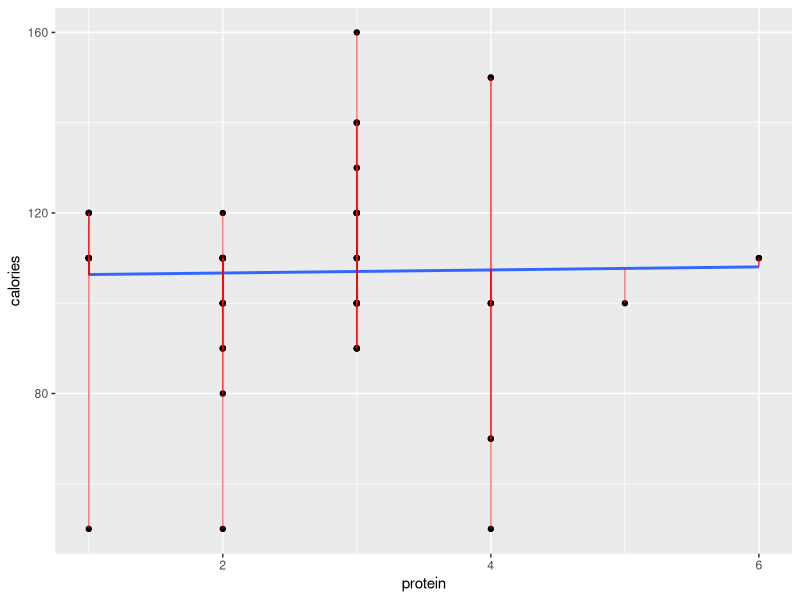
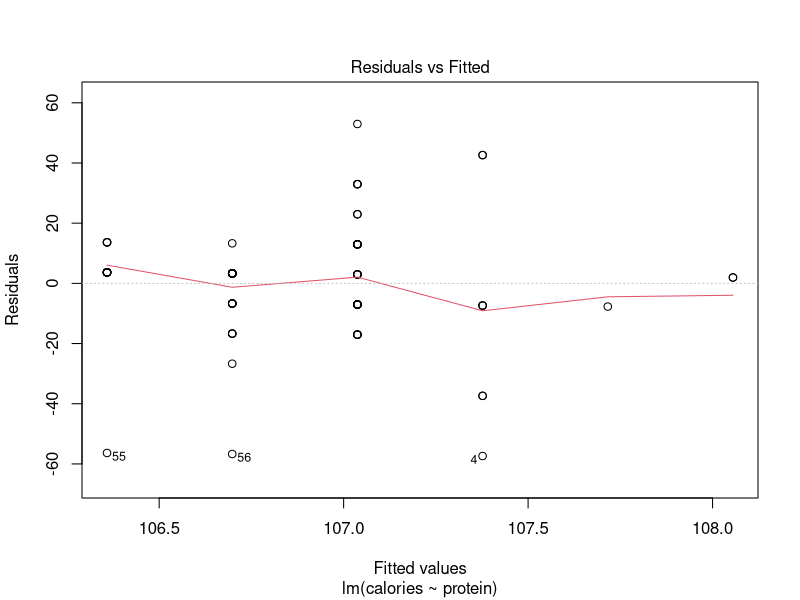
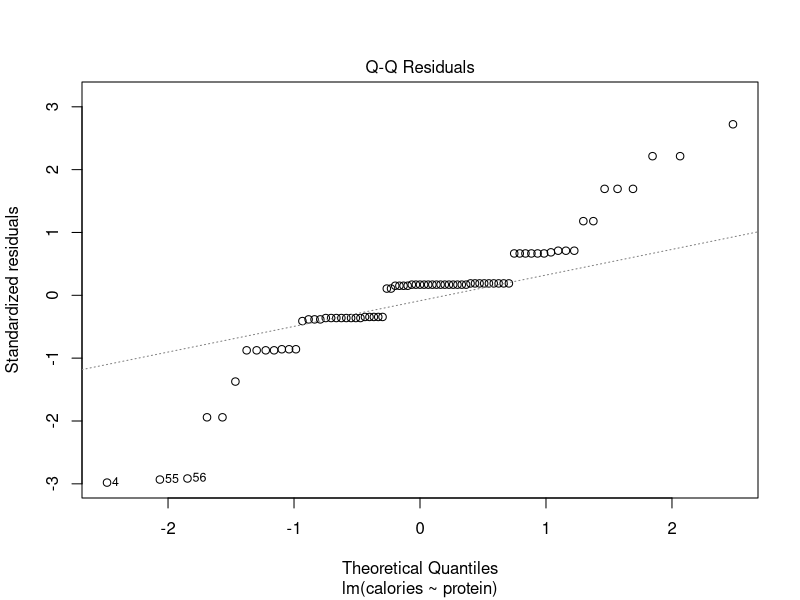
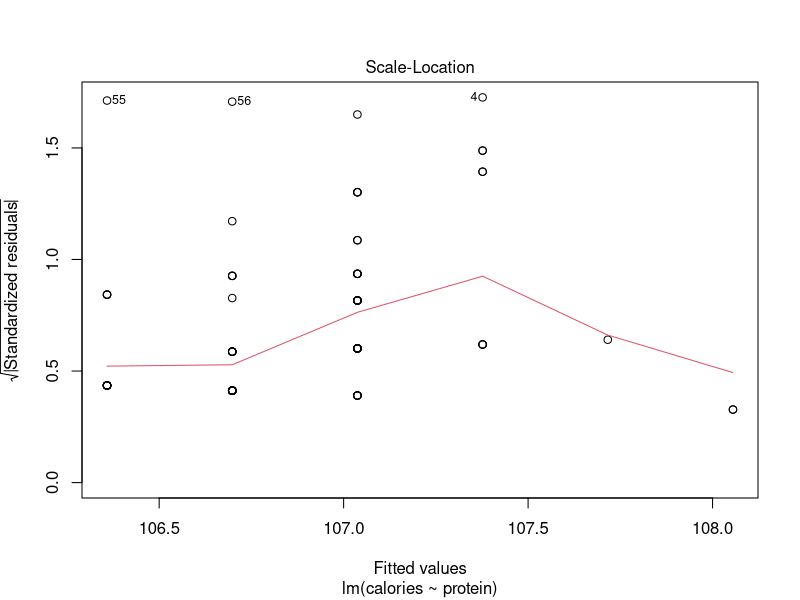
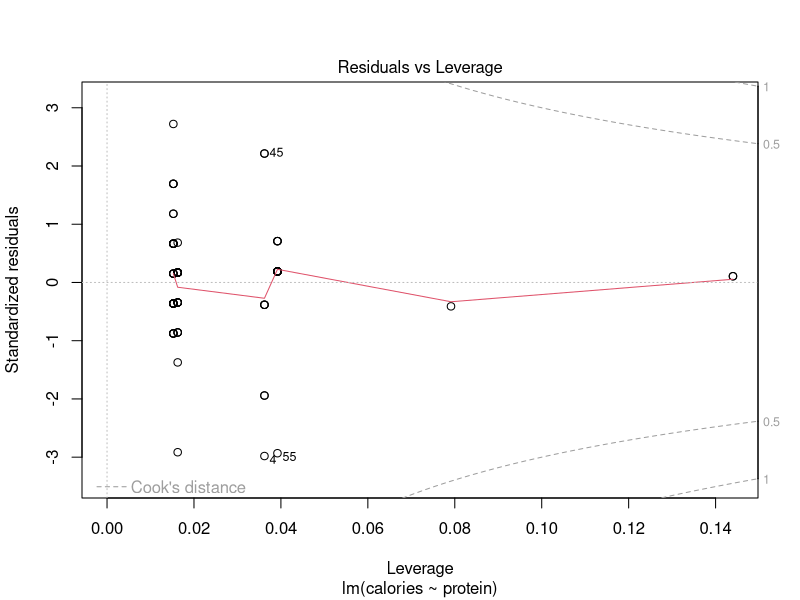
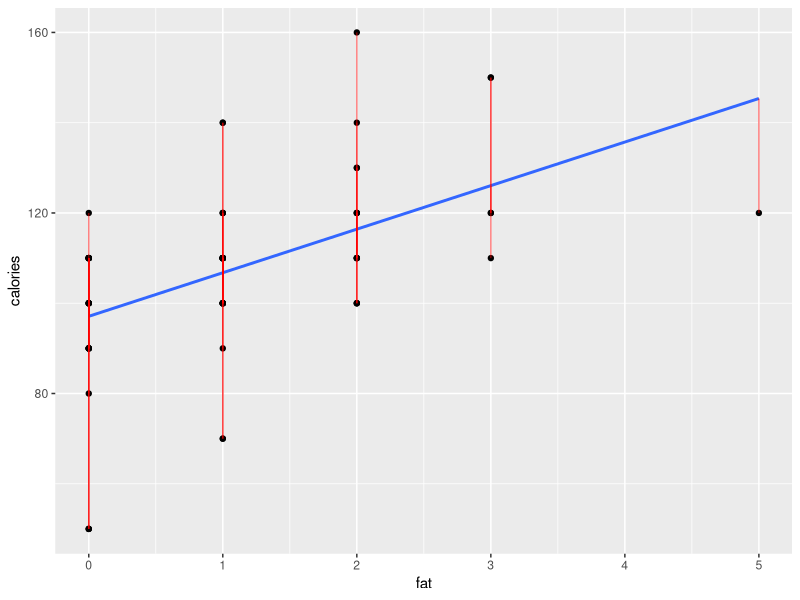
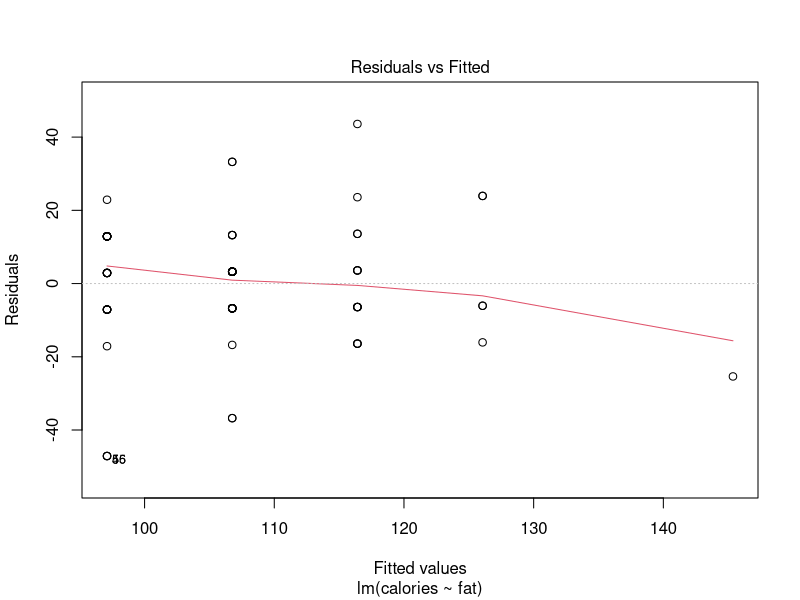
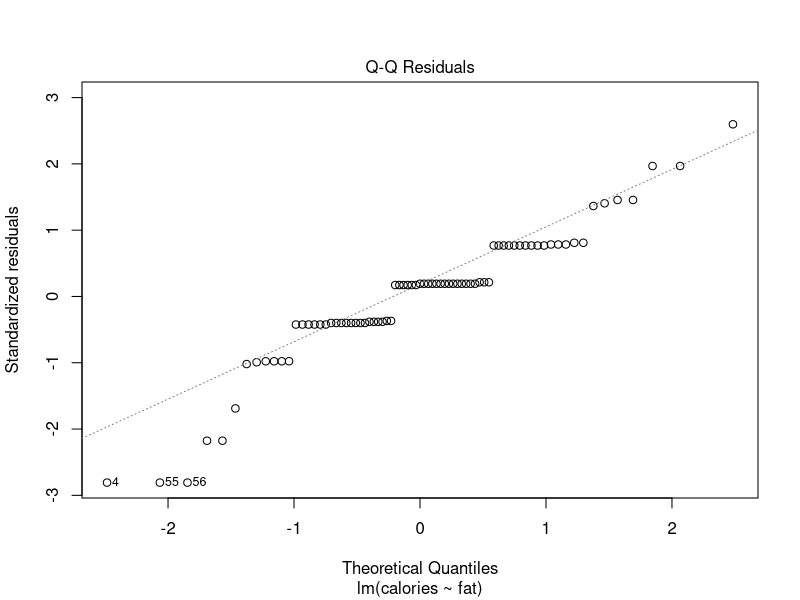

Write the R code that produced these figures, in order. (Note: this script raises an error after producing the figures.)
## ---- chunk 1
#LOAD LIBRARIES
library(ggplot2)
library(car)
library(GGally)
library(effects)
library(MASS)
library(boot)

## ---- chunk 2
#setwd("C:/Documents and Settings/Administrator/Desktop/R")
df <- read.csv("cereal.txt",sep= " ", header = TRUE)
str(df)
cor(df[,4:15]) #check correlations
#checking relationships
#ggpairs(df[,4:15])
#dropping cereal name - this is the primary key -- the model will use only this variable if left in
df <- df[,2:15]
#remove missing values
df <- na.omit(df)
## ---- chunk 3
#MODEL 0
fit <- lm(calories ~ protein, data = df)
summary(fit)
yhat <- predict(fit)
qplot(protein, calories, data=df, geom="point") + geom_smooth(method="lm", se=FALSE,size=1) +
  geom_segment(x=df$protein, y=df$calories, xend=df$protein, yend=yhat, colour=I("red"),alpha=0.5)
plot(fit)

fit <- lm(calories ~ fat, data = df)
summary(fit)
yhat <- predict(fit)
qplot(fat, calories, data=df, geom="point") + geom_smooth(method="lm", se=FALSE,size=1) +
  geom_segment(x=df$fat, y=df$calories, xend=df$fat, yend=yhat, colour=I("red"),alpha=0.5)
plot(fit)

fit <- lm(calories ~ sodium, data = df)
summary(fit)
yhat <- predict(fit)
qplot(sodium, calories, data=df, geom="point") + geom_smooth(method="lm", se=FALSE,size=1) +
  geom_segment(x=df$sodium, y=df$calories, xend=df$sodium, yend=yhat, colour=I("red"),alpha=0.5)
plot(fit)

#This was performed for serveral of the variables - An alternate way of doing this is using the stepwise algorithm (This has been performed below - MODEL 3)

## ---- chunk 4
#Performing linear regression
#MODEL NO.1
fit <- lm(calories ~ .,data=df)
summary(fit)

#Residuals:
#     Min       1Q   Median       3Q      Max 
#-19.2169  -3.6448   0.1187   3.6035  19.2169 
#>The residuals are more or less normally distributed.
#>We know this because the median is close to 0
#>Also, the modulus of min and max and 1Q and 3Q are are similar

#Coefficients of variables being dropped:
#              Estimate Std. Error t value Pr(>|t|)    
#sodium      -2.224e-04  1.524e-02  -0.015 0.988407    
#fiber       -1.904e+00  1.247e+00  -1.527 0.132222    
#shelf       -1.759e+00  1.299e+00  -1.354 0.180990    
#potass       4.876e-02  3.790e-02   1.287 0.203348    
#vitamins     4.331e-02  4.520e-02   0.958 0.341934    
#weight       2.434e+00  3.073e+00   0.792 0.431627    
#cups        -1.443e+00  2.037e+00  -0.708 0.481629 
#>We will be dropping the above variables from the model because their p values are higher than our set significance level of 0.05

#Multiple R-squared:  0.899,     Adjusted R-squared:  0.8676 
#F-statistic: 28.67 on 18 and 58 DF,  p-value: < 2.2e-16
#> Adjusted R squared value is closer to 1 which means that this model can explain 86% of change in target variable
#> Global P value is low which means that the model is statistically significant - provided the 4 conditions for linear regression are metric
#>F-statistic will help us compare models
## ---- chunk 5
#MODEL NO.2
fit <- lm(calories~mfr+type+protein+fat+carbo+sugars,data=df)
summary(fit) #F-statistic = 46.77 p-value <0.05

## ---- chunk 6
#MODEL NO.3
fit2 <- lm(calories ~ .,data=df)
backwards <- step(fit2)
#the best result from the step selection process 
fit2 <- lm(calories ~ mfr + type + protein + fat + fiber + carbo + sugars + potass,data=df)
summary(fit2) #F-statistic = 40.63 p-value <0.05

#anova(fit,fit2) 
#Analysis of Variance Table
#Model 1: calories ~ mfr + type + protein + fat + carbo + sugars
#Model 2: calories ~ mfr + type + protein + fat + fiber + carbo + sugars + potass
#  Res.Df    RSS Df Sum of Sq      F Pr(>F)
#1     65 3236.3                           
#2     63 3074.7  2    161.56 1.6551 0.1993
#RSS is lower for fit2, however the difference between the models is not statistically significant

#>Since MODEL NO.2 gave us the highest F-statistic with good p-values global as well as for variables, we choose to continue our analysis with the same set of variables
## ---- chunk 7
#MODEL NO.2
fit <- lm(calories~mfr+type+protein+fat+carbo+sugars,data=df)
#ANALYSIS OF THE RESULTS
summary(fit) #F-statistic = 46.77 p-value <0.05 Adj R^2 = 0.8688
plot(fit)
#>There appear to be patterns in the residuals
#>

#Checkign for multicollinearlity
vif(fit) #Since none of the values are >5, we can conclude that there is no multicollinearlity

#checking for independence
durbinWatsonTest(fit) #the DW statistic of close to 2 and p value > 0.05 tells us that there is no autocorrelation

#checking interactions
#despite this, we still will be checking interactions to be sure
fit <- lm(calories~mfr+(fat*type*protein*carbo*sugars),data=df)
plot(effect("fat:sugars",fit,xlevels=list(fat=c(0:5))),multiline=TRUE)
plot(effect("fat:protein",fit,xlevels=list(fat=c(0:5))),multiline=TRUE)
plot(effect("fat:carbo",fit,xlevels=list(carbo=df$carbo)),multiline=TRUE)
plot(effect("fat:type",fit,xlevels=list(fat=c(0:5))),multiline=TRUE)

#spotting outliers
outlierTest(fit)
x <- resid(fit)
#QQ PLOT
#qqPlot(fit, labels=row.names(df), id.method="identify",main = "QQ-Plot")
#DENSITY DISTRIBUTION
qplot(x,geom="blank") +
  geom_histogram( colour=I("white"), aes(y=..density..)) +
  stat_function(fun=dnorm, aes(colour="Normal"),arg=list(mean=mean(resid(fit)),
                                                         sd=sd(resid(fit))))
## ---- chunk 8
#MODEL GLM01
fit <- glm(calories~.,data=df,family=poisson)
summary(fit)

#MODEL GLM02
#getting rid of variables with p value higher than 0.05
fit <- glm(calories~mfr+type+protein+fat+carbo+sugars,data=df,family=poisson)
summary(fit)
#backwards
backwards <- step(fit)
#Step:  AIC=561.51
#calories ~ type + protein + fat + carbo + sugars
## ---- chunk 9
#MODEL GLM03
fit <- glm(calories~.,data=df,family=poisson)
summary(fit)
backwards <- step(fit)
#Step:  AIC=561.11
#calories ~ type + protein + fat + fiber + carbo + sugars + weight


#MODEL GLM04
formula = 'calories ~ (type + protein + fat + fiber + carbo + sugars + weight)^2'
fit <- glm(formula,data=df,family=poisson)
summary(fit)
backwards <- step(fit)
#AIC=536.67
#calories ~ type + protein + fat + fiber + carbo + sugars + weight + type:fiber + protein:weight
plot(fit)

#MODEL GLM05
formula = 'calories ~ fat + carbo + sugars + (type*fiber)^2 + protein*weight'
fit <- glm(formula,data=df,family=poisson)
summary(fit) #AIC=536.67
#plot(fit)
vif(fit)
## ---- chunk 10
fit <- glm(calories~type+protein+fat+carbo+sugars,data=df,family=poisson)
summary(fit) # AIC:561.51 -->Best Model after stewise backwards

#After stepwise based on interactions previously observed better models are created with lower AIC
fit <- glm(calories~type+protein+fat*carbo+sugars,data=df,family=poisson)
summary(fit) # AIC:556.76

fit <- glm(calories~protein+fat*carbo+sugars+fat:type+carbo:type,data=df,family=poisson)
summary(fit) #AIC: 543.38 carbo:type is insignificant

fit <- glm(calories~protein+fat*carbo+sugars+fat:type+carbo:sugars ,data=df,family=poisson)
summary(fit) #AIC: 544.31 carbo:sugars is insignificant

fit <- glm(calories~protein+fat*carbo+sugars+fat:type+fat:sugars,data=df,family=poisson)
summary(fit) #AIC: 544.1 fat:sugars is insignificant

fit <- glm(calories~protein+fat*carbo+sugars+fat:type,data=df,family=poisson)
summary(fit) #AIC: 543.96
vif(fit)
outlierTest(fit)
#This model passed Bonferrorni test because iit is greater than alpha
plot(fit)
#qqPlot(fit, labels=row.names(states), id.method="identify",main = "QQ-Plot")
durbinWatsonTest(fit)
#lag Autocorrelation D-W Statistic p-value
#   1       0.3251559      1.346033       0
#Errors are not independent, p <0.05, This model failed independence of errors
fit <- glm(calories~protein+fat*carbo+sugars+fat:type+fiber:type,data=df,family=poisson)
summary(fit) #AIC: 542.69
durbinWatsonTest(fit)
# lag Autocorrelation D-W Statistic p-value
#   1        0.337047      1.324232   0.002
#There is high multi-collineranity in the model above, This model failed independence of errors


#Best Model Currenlty need to complete the diagnostics
#We understand that according to common sense we should leave fiber and type as regular variables in the model
#However, just to get at the lowest AIC, we have not included them
#This means it is not the best real world model
fit <- glm(calories~protein+fat*carbo+sugars+fiber:type,data=df,family=poisson)
summary(fit) #AIC: 542.21
plot(fit)
vif(fit)
durbinWatsonTest(fit)
#lag Autocorrelation D-W Statistic p-value
#   1       0.2801377      1.437869   0.114
#This model passed indepence of errors test since its p-value is higher than alpha
#qqnorm(fit, ylab="Studentized Residuals") # Q-Q plot
#abline(0,1) # line ’y = x’


## ---- chunk 11

#MODEL GLM06
#due to the high VIF value of the previous model
formula = 'calories ~ fat + carbo + sugars + type*fiber + protein'
fit <- glm(formula,data=df,family=poisson)
summary(fit) #AIC 543.62

plot(fit)

#Checks for multicollinearity
vif(fit) # there is no value >= 5 which means that there is no multicollinearity

#spotting outliers
outlierTest(fit)
x <- resid(fit)
#QQ PLOT
#qqPlot(fit, labels=row.names(df), id.method="identify",main = "QQ-Plot")
#DENSITY DISTRIBUTION
qplot(x,geom="blank") +
  geom_histogram( colour=I("white"), aes(y=..density..)) +
  stat_function(fun=dnorm, aes(colour="Normal"),arg=list(mean=mean(resid(fit)),
                                                         sd=sd(resid(fit))))

#K FOLD VALIDATION -- TO STOP THE MODEL FROM OVERFITTING
#1. LEAVE ONE OUT 
cv.err <- cv.glm(df, fit)
summary(fit)

#2. 10 FOLD VALIDATION
cv.err.10 <- cv.glm(df, fit, K=10)
